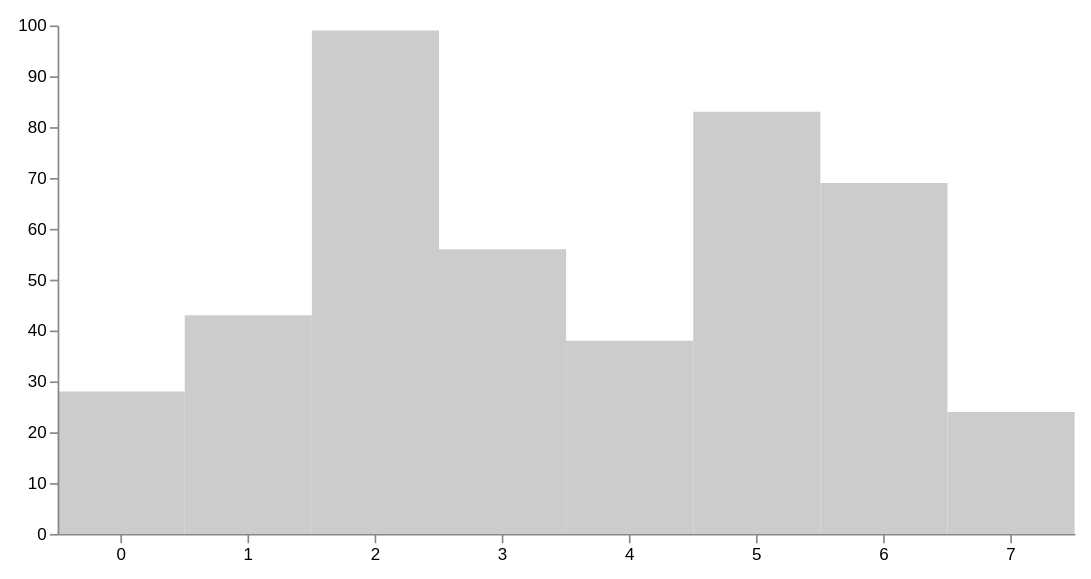

Here is the Vega-Lite specification saved for this chart:
### Vega specification from a JSON file in a GitHub repository (floating-point values rounded to 4 significant figures)
{"schema": {"language": "vega", "version": "3.0.0"}, "width": 600, "height": 300, "padding": 10, "signals": [{"name": "shift", "value": false, "on": [{"events": {"marktype": "rect", "type": "click"}, "update": "event.shiftKey", "force": true}]}, {"name": "clicked", "value": null, "on": [{"events": {"marktype": "rect", "type": "click"}, "update": "datum", "force": true}]}], "data": [{"name": "values", "values": [{"x": 0, "y": 28}, {"x": 1, "y": 43}, {"x": 2, "y": 99}, {"x": 3, "y": 56}, {"x": 4, "y": 38}, {"x": 5, "y": 83}, {"x": 6, "y": 69}, {"x": 7, "y": 24}]}, {"name": "selected", "on": [{"trigger": "!shift", "remove": true}, {"trigger": "!shift && clicked", "insert": "clicked"}, {"trigger": "shift && clicked", "toggle": "clicked"}]}], "scales": [{"name": "xscale", "type": "band", "range": "width", "round": true, "domain": {"data": "values", "field": "x"}}, {"name": "yscale", "type": "linear", "range": "height", "round": true, "domain": {"data": "values", "field": "y"}, "zero": true, "nice": true}], "axes": [{"scale": "yscale", "orient": "left", "count": 5, "zindex": 1}, {"scale": "xscale", "orient": "bottom", "zindex": 1}], "marks": [{"type": "rect", "from": {"data": "values"}, "encode": {"enter": {"x": {"scale": "xscale", "field": "x"}, "width": {"scale": "xscale", "band": 1}, "y": {"scale": "yscale", "field": "y"}, "y2": {"scale": "yscale", "value": 0}}, "update": {"fill": [{"test": "indata('selected', '_id', datum._id)", "value": "steelblue"}, {"value": "#ccc"}]}}}]}
